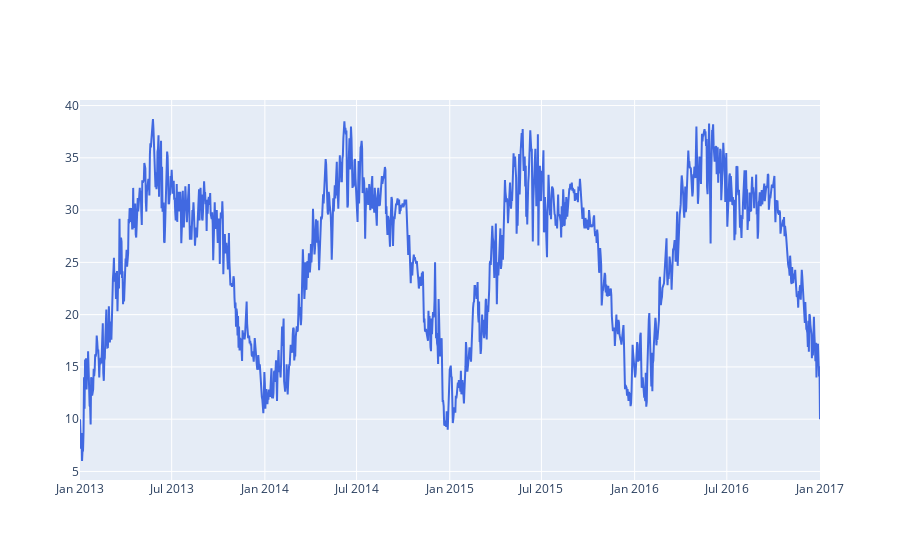

Notebook code cell kept with this figure:
### Markdown cell above
### Temperature

### Code cell
import plotly.graph_objects as go
fig = go.Figure()

fig.add_trace(go.Scatter( x=train['date'], y=train['meantemp'], name='Real Price',
                         line=dict(color='royalblue', width=2)))

### Figure 1 — Plotly figure (JSON) as saved in the notebook; plotly's stock layout.template omitted (floating-point values rounded to 4 significant figures; data arrays with more than 128 entries replaced by an {"elided": "..."} marker saying what was removed)
{"data": [{"line": {"color": "royalblue", "width": 2}, "name": "Real Price", "type": "scatter", "x": {"elided": "1462 str values"}, "y": {"elided": "1462 float values"}}], "layout": {}}
